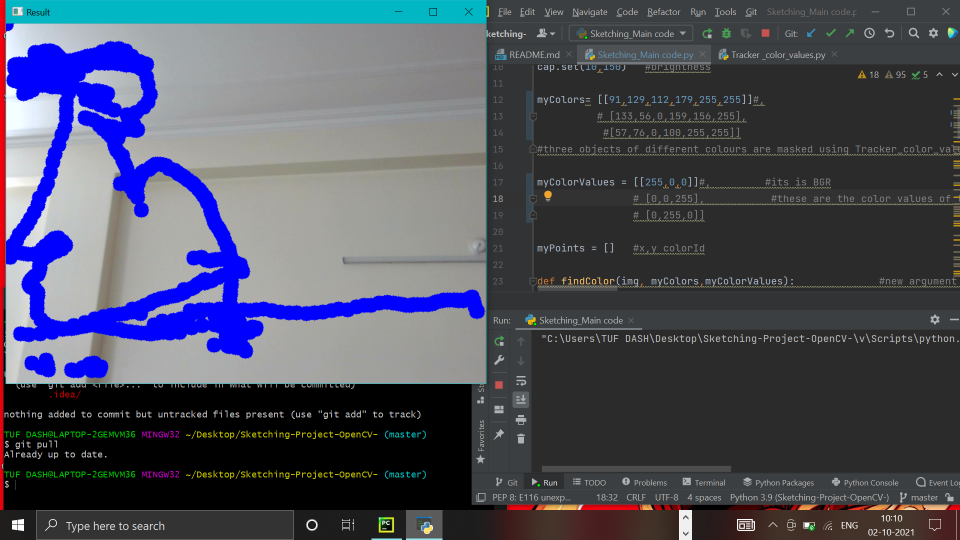
#> input picture The_Resting_Farmer.png, 1920 x 1080 px, given in place of the camera (shown at 1/2 size)
$ python 'Tracker _color_values.py'
#> lines starting #> are read from the running program, lines starting #| are printed output that depends on the picture; after the words box and inside, x2 and y2 are one past the last pixel; in counts of white or black regions, pixels touching at a corner belong together
#This file is to keep the track of the colours in track bar

import cv2
import numpy as np

frameWidth = 640
frameHeight = 480
cap = cv2.VideoCapture(0+cv2.CAP_DSHOW)   #always take care of this while using 3rd party camera.
cap.set(3, frameWidth)
cap.set(4, frameHeight)
cap.set(10,150)                  #frame dimensions set

def empty(a):
    pass


cv2.namedWindow("HSV")                 #HSV window defined and sized
cv2.resizeWindow("HSV", 640, 240)
cv2.createTrackbar("HUE Min", "HSV", 0, 179, empty)      #Minimum value of Hue
#> slider 'HUE Min' is set to 35
cv2.createTrackbar("SAT Min", "HSV", 0, 255, empty)      #Minimum value of Saturation
#> slider 'SAT Min' is set to 51
cv2.createTrackbar("VALUE Min", "HSV", 0, 255, empty)    #Minimum value of Value
#> slider 'VALUE Min' is set to 51

cv2.createTrackbar("HUE Max", "HSV", 179, 179, empty)    #Maximum value of Hue
cv2.createTrackbar("SAT Max", "HSV", 255, 255, empty)    #Maximum value of saturation
cv2.createTrackbar("VALUE Max", "HSV", 255, 255, empty)  #Maximum value of value

while True:
    success, img = cap.read()
#> img is the input picture: shape (1080, 1920, 3); mean B, G, R 93, 78.7, 75.8
    imgHsv = cv2.cvtColor(img, cv2.COLOR_BGR2HSV)        #Webcam input converted to HSV format
#> imgHsv: shape (1080, 1920, 3); mean H, S, V 42.7, 35.8, 97.8

    h_min = cv2.getTrackbarPos("HUE Min", "HSV")
    h_max = cv2.getTrackbarPos("HUE Max", "HSV")
    s_min = cv2.getTrackbarPos("SAT Min", "HSV")
    s_max = cv2.getTrackbarPos("SAT Max", "HSV")     #Minimum and maximum saturation value
    v_min = cv2.getTrackbarPos("VALUE Min", "HSV")
    v_max = cv2.getTrackbarPos("VALUE Max", "HSV")
    print(h_min)

    lower = np.array( [h_min, s_min, v_min])
    upper = np.array([h_max, s_max, v_max])
    mask = cv2.inRange(imgHsv, lower, upper)           #mask created
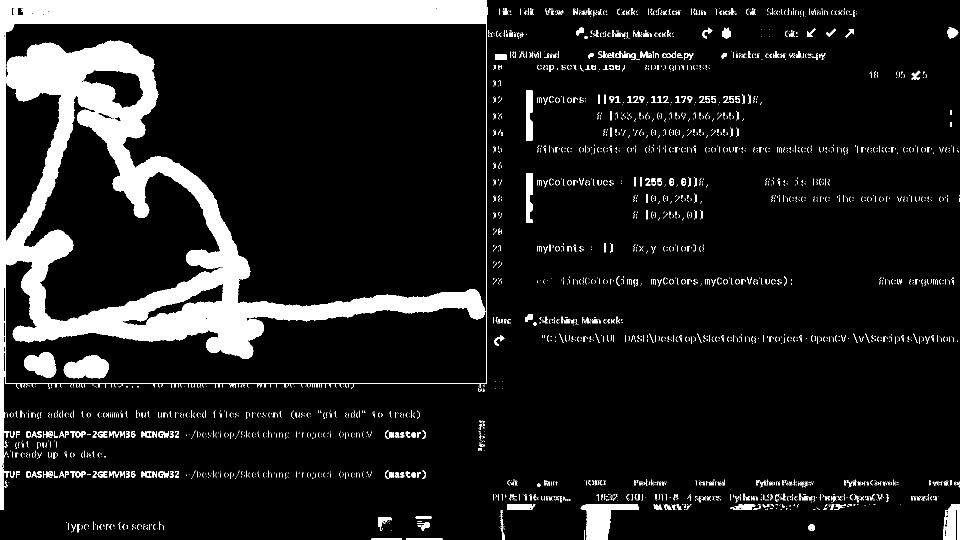
#> mask: shape (1080, 1920) (shown at 1/2 size); 10.9% white; 3003 white regions (2681 under 20 px), largest, box (x1, y1, x2, y2) and area: (0, 0, 975, 1020) 180086, (1161, 1009, 1278, 1080) 3898, (127, 710, 218, 758) 3126
    result = cv2.bitwise_and(img, img, mask=mask)
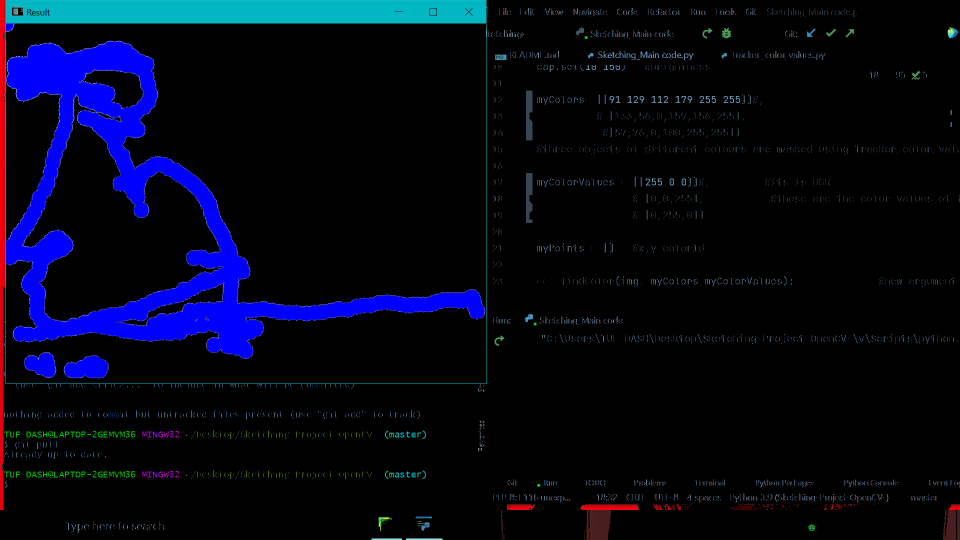
#> result: shape (1080, 1920, 3) (shown at 1/2 size); mean B, G, R 22, 6.4, 3

    mask = cv2.cvtColor(mask, cv2.COLOR_GRAY2BGR)
    hStack = np.hstack( [img, mask, result])              #horizontal stacking done using numpy
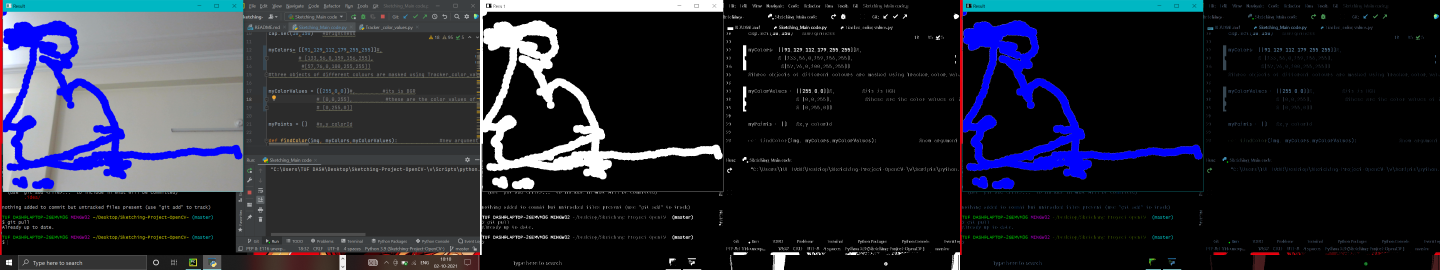
#> hStack: shape (1080, 5760, 3) (shown at 1/4 size); mean B, G, R 47.6, 37.6, 35.6
    cv2.imshow('Horizontal Stacking', hStack)
    if cv2.waitKey(1) & 0xFF == ord('q'):
#> (key q is pressed here)
        break


cap.release()
cv2.destroyAllWindows()
